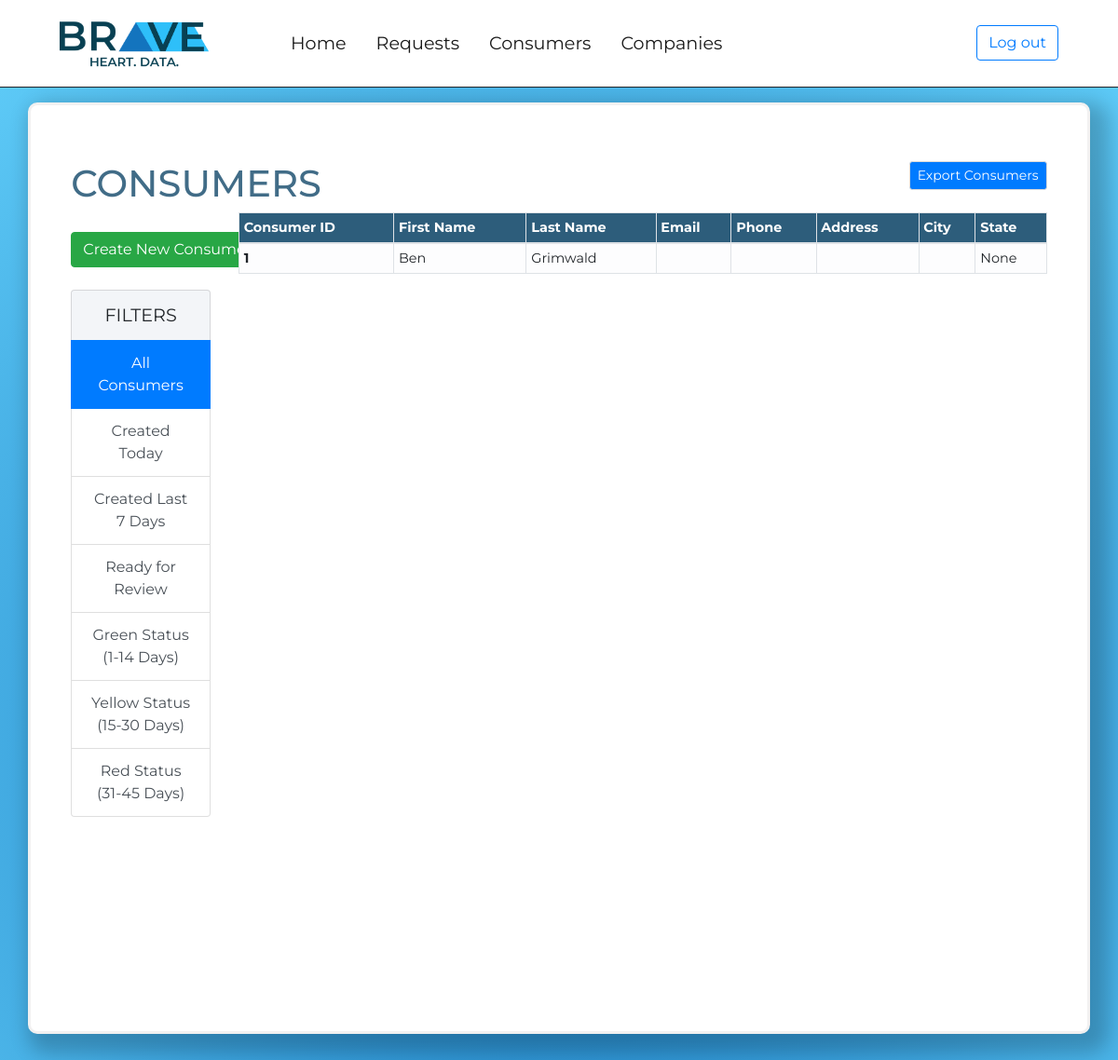
Screenshot of /console/consumers/ (signed in) with the database file from the repository.
### request_form_app/models.py (models this page shows, shortened)
class Consumer(models.Model):
	ready_for_send_choices=(
		('yes','Yes'),
		('no','No')
		)
	first_name = models.CharField(max_length=256,blank=True)
	last_name = models.CharField(max_length=256,blank=False)
	email = models.EmailField(max_length=256,blank=True)
	alternative_email = models.EmailField(max_length=256,blank=True)
	primary_address = models.CharField(max_length=256,blank=True)
	primary_address_line_two = models.CharField(max_length=256,blank=True)
	primary_city = models.CharField(max_length=256,blank=True)
	primary_state = USStateField(null=True,blank=True)
	primary_zip = USZipCodeField(null=True,blank=True)
	primary_country = models.CharField(max_length=256,blank=True)
	alternative_address = models.CharField(max_length=256,blank=True)
	alternative_address_line_two = models.CharField(max_length=256,blank=True)
	alternative_city = models.CharField(max_length=256,blank=True)
	alternative_state = models.CharField(max_length=256,blank=True)
	alternative_country = models.CharField(max_length=256,blank=True)
	ssn = USSocialSecurityNumberField(null=True,blank=True)
	driver_license_number = models.CharField(max_length=10,blank=True)
	driver_license_state = models.CharField(max_length=2,blank=True)
	date_of_birth = models.DateField(null=True,blank=True)
	terms_of_service_signed = models.BooleanField(default=False)
	identity_verified = models.BooleanField(default=False,null=True)
	created_at = models.DateTimeField(auto_now_add=True)
	updated_at = models.DateTimeField(auto_now=True)
	phone = models.CharField(max_length=13,blank=True)
	alternative_phone = models.CharField(max_length=13,blank=True)

### user_console/views.py (the view)
# urls.py: path('consumers/',views.ConsumerListView.as_view(),name='consumer_list'),
class ConsumerListView(LoginRequiredMixin,ListView):
	model = Consumer
	context_object_name = 'consumer_list'
	template_name = 'user_console/consumer_list.html'
	login_url = '/console/login/'
	def get_context_data(self,**kwargs):
		context = super(ConsumerListView,self).get_context_data(**kwargs)
		context['everyone_list'] = Consumer.objects.all()
		return context

### user_console/templates/user_console/consumer_list.html
{% extends 'user_console/console_base.html' %}
{% load staticfiles %}
{% block css_block %}
	<link rel="stylesheet" type="text/css" href="{% static 'user_console/consumer_list.css' %}">
{% endblock %}
{% block main_block %}
	<div class="container-fullwidth" id="consumer-container">
		<div class="container-fullwidth" id="consumer-header-container">
		<div class="row" id="consumer-row">
			<div class="col-2 text-center">
				<h1 class="display-5" id="consumer-header">CONSUMERS</h1>
				<button type="button" class="btn btn-success mb-4">Create New Consumer</button>
				<div class="list-group" id="list-tab" role="tablist">
					<li class="list-group-item" style="text-align: center;font-size:1.2em;background-color:#F3F5F8 ">FILTERS</li>
					<a class="list-group-item list-group-item-action active" id="filter-1-list" data-toggle='list' href='#filter-1' role='tab' aria-controls='filter-1'>All Consumers</a>
					<a class="list-group-item list-group-item-action" id="filter-2-list" data-toggle='list' href='#filter-2' role='tab' aria-controls='filter-2'>Created Today</a>
					<a class="list-group-item list-group-item-action" id="filter-3-list" data-toggle='list' href='#filter-3' role='tab' aria-controls='filter-3'>Created Last 7 Days</a>
					<a class="list-group-item list-group-item-action" id="filter-4-list" data-toggle='list' href='#filter-4' role='tab' aria-controls='filter-4'>Ready for Review</a>
					<a class="list-group-item list-group-item-action" id="filter-5-list" data-toggle='list' href='#filter-5' role='tab' aria-controls='filter-5'>Green Status (1-14 Days)</a>
					<a class="list-group-item list-group-item-action" id="filter-6-list" data-toggle='list' href='#filter-6' role='tab' aria-controls='filter-6'>Yellow Status (15-30 Days)</a>
					<a class="list-group-item list-group-item-action" id="filter-7-list" data-toggle='list' href='#filter-7' role='tab' aria-controls='filter-7'>Red Status (31-45 Days)</a>
				</div>
			</div>
			<div class="col-10">
				<button type="button" class="btn btn-primary btn-sm mb-4 float-right">Export Consumers</button>
				<div class="tab-content" id="nav-tabContent">
					<div class="tab-pane show active" id="filter-1" role='tabpanel' arialabelledby='filter-1-list'>
					<table class="table table-light table-bordered table-hover table-sm" id="consumer-table">
						<thead class="thead" style="background-color:#2d5d7b;color: white;">
							<th class="table-head" scope="col">Consumer ID</th>
							<th class="table-head" scope="col">First Name</th>
							<th class="table-head" scope="col">Last Name</th>
							<th class="table-head" scope="col">Email</th>
							<th class="table-head" scope="col">Phone</th>
							<th class="table-head" scope="col">Address</th>
							<th class="table-head" scope="col">City</th>
							<th class="table-head" scope="col">State</th>
						</thead>
						<tbody>
							{% for consumer in everyone_list %}
								<tr>
									<th scope="row">{{consumer.pk }}</th>
									<td>{{consumer.first_name}}</td>
									<td>{{consumer.last_name}}</td>
									<td>{{consumer.email }}</td>
									<td>{{consumer.phone}}</td>
									<td style="max-width: 400px;">{{consumer.primary_address}}</td>
									<td>{{consumer.primary_city}}</td>
									<td>{{consumer.primary_state}}</td>
								</tr>
							{% endfor %}
						</tbody>
					</table>
					</div>
				</div>
		</div>
		</div>
		</div>
	</div>
{% endblock %}

### user_console/static/user_console/user_console.css (style rules this page uses)
html,body { font-size: 1rem; height: 100vh; overflow: auto; font-family: 'Montserrat', sans-serif; }

### user_console/static/user_console/consumer_list.css (style rules this page uses)
.btn.btn-primary { border:1px solid #DCDAD9; }
#list-tab { border-radius: 10px; }
#consumer-header-container { border-radius:10px; border:3px solid #F2F1F1; padding-top: 50px; width: 95%; margin: auto; box-shadow: 10px 10px 20px 10px rgba(0,0,0,0.2); background-color: white; min-height: 1000px; }
#consumer-header { color:#2d5d7b; padding-bottom: 20px; opacity: .9; }
#consumer-table { font-size: .9em; }
#consumer-container { background: radial-gradient(circle, rgba(20,117,190,1) 0%, rgba(46,192,249,0.75) 100%); height:100vh; padding-top: 110px; min-height:1200px; }
#consumer-row { background-color: white; width: 95%; margin: auto; padding-top: 10px; padding-bottom: 40px; }

### rows the page displays
Consumer: pk "1", first_name "Ben", last_name "Grimwald", primary_state "None"
